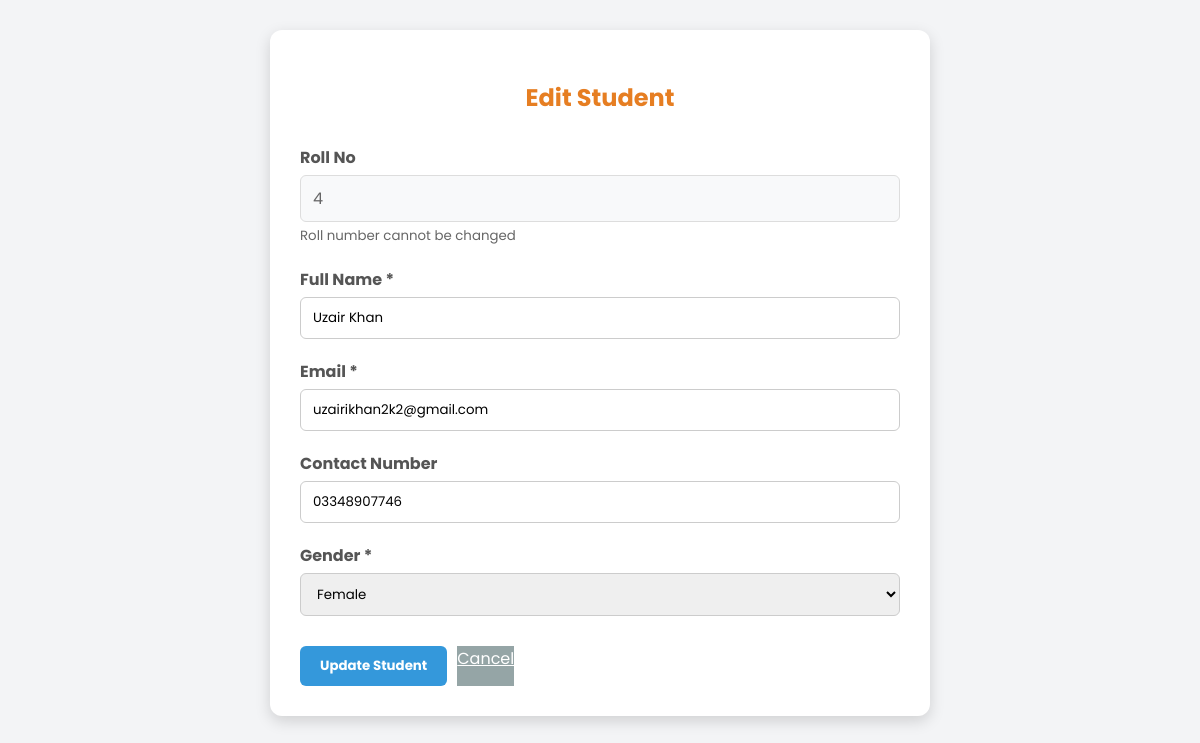
The app's page /edit/4 with its own data.
### tables this page shows
CREATE TABLE students (
                    roll_no TEXT PRIMARY KEY,
                    name TEXT,
                    email TEXT,
                    contact TEXT,
                    gender TEXT,
                    image TEXT
                );

### app.py (the view)
@app.route('/edit/<roll_no>', methods=['GET', 'POST'])
def edit_student(roll_no):
    try:
        conn = sqlite3.connect(DB_FILE)
        c = conn.cursor()
        if request.method == 'POST':
            name = request.form['name'].strip()
            email = request.form['email'].strip()
            contact = request.form['contact'].strip()
            gender = request.form['gender']
            c.execute("UPDATE students SET name=?, email=?, contact=?, gender=? WHERE roll_no=?",
                      (name, email, contact, gender, roll_no))
            conn.commit()
            conn.close()
            flash("Student updated successfully!", "success")
            return redirect('/')
        else:
            c.execute("SELECT * FROM students WHERE roll_no = ?", (roll_no,))
            student = c.fetchone()
            conn.close()
            if not student:
                flash("Student not found", "error")
                return redirect('/')
            return render_template('edit_student.html', student=student)
    except Exception as e:
        flash(f"Error updating student: {str(e)}", "error")
        return redirect('/')

### templates/edit_student.html (shortened to what this page needs)
<!DOCTYPE html>
<html lang="en">
<head>
</head>
<body>
    <div class="container">
        <h2>Edit Student</h2>
        <form method="POST">
            <div class="form-group">
                <label>Roll No</label>
                <div class="roll-no-display">{{ student[0] }}</div>
                <small style="color: #666;">Roll number cannot be changed</small>
            </div>
            <div class="form-group">
                <label for="name">Full Name *</label>
                <input type="text" id="name" name="name" value="{{ student[1] }}" required>
            </div>
            <div class="form-group">
                <label for="email">Email *</label>
                <input type="email" id="email" name="email" value="{{ student[2] }}" required>
            </div>
            <div class="form-group">
                <label for="contact">Contact Number</label>
                <input type="text" id="contact" name="contact" value="{{ student[3] }}">
            </div>
            <div class="form-group">
                <label for="gender">Gender *</label>
                <select id="gender" name="gender" required>
                    <option value="Female" {% if student[4] == 'Female' %}selected{% endif %}>Female</option>
                </select>
            </div>
            <div class="button-group">
                <button type="submit" class="btn-primary">Update Student</button>
                <a href="/" class="btn-secondary">Cancel</a>
            </div>
        </form>
    </div>
</body>
</html>

### templates/edit_student.html (style rules this page uses)
body { font-family: 'Poppins', sans-serif; background: #f3f4f6; margin: 0; padding: 30px; }
.container { max-width: 600px; margin: 0 auto; background: white; padding: 30px; border-radius: 12px; box-shadow: 0 5px 15px rgba(0,0,0,0.15); }
h2 { color: #e67e22; text-align: center; margin-bottom: 30px; }
.form-group { margin-bottom: 20px; }
label { display: block; margin-bottom: 5px; font-weight: bold; color: #555; }
input, select { width: 100%; padding: 10px 12px; border-radius: 6px; border: 1px solid #ccc; font-family: 'Poppins', sans-serif; box-sizing: border-box; }
.button-group { display: flex; gap: 10px; margin-top: 30px; }
button, .btn { padding: 10px 20px; border-radius: 6px; border: none; cursor: pointer; font-weight: bold; text-decoration: none; text-align: center; transition: 0.3s; font-family: 'Poppins', sans-serif; }
.btn-primary { background-color: #3498db; color: white; }
.btn-secondary { background-color: #95a5a6; color: white; }
.roll-no-display { background-color: #f8f9fa; padding: 10px 12px; border-radius: 6px; border: 1px solid #ddd; color: #666; }

### records on screen
students: roll_no "4", name "Uzair Khan", email "uzairikhan2k2@gmail.com", contact "03348907746", gender "Female"
